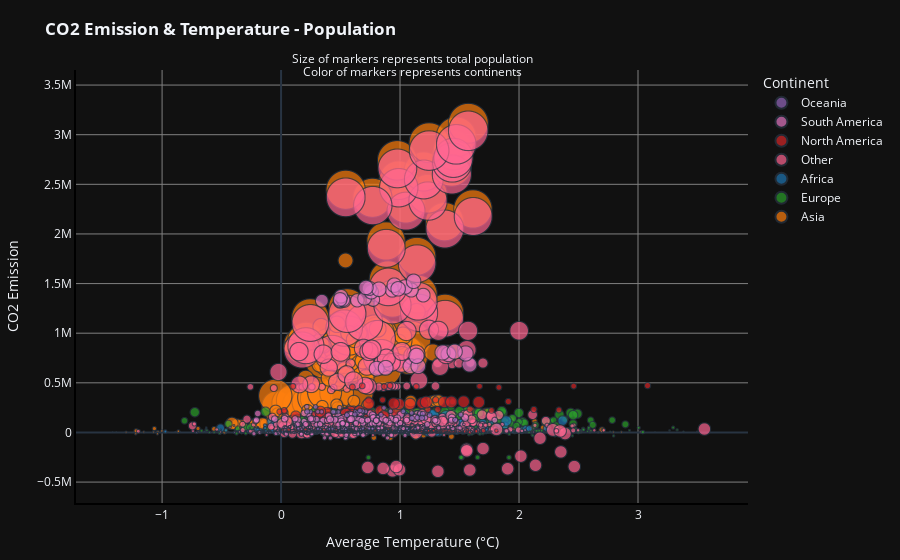

Notebook code for this chart:
### Code cell
co2_emission ["pop_tot"] = co2_emission ["Total Population - Male"] + co2_emission ["Total Population - Female"]
def assign_continent(country):
    for continent, countries in continent_mapping.items():
        if country in countries:
            return continent
    return 'Other'  

co2_emission ["continent"] = co2_emission ["Area"].apply(assign_continent)

co2_emission  = co2_emission .dropna(subset=['Average Temperature °C', 'total_emission', 'pop_tot'])


fig = px.scatter(co2_emission , x="Average Temperature °C", y="total_emission",
                 size="pop_tot", color="continent", hover_name="Area",
                 title="<b>CO2 Emission & Temperature - Population</b>",
                 template="plotly_dark", labels={'Average Temperature °C': 'Average Temperature (°C)', 'total_emission': 'CO2 Emission', 'pop_tot': 'Total Population'},
                 color_discrete_map={'Africa': '#1f77b4', 'Asia': '#ff7f0e', 'Europe': '#2ca02c', 'North America': '#d62728', 'Oceania': '#9467bd', 'South America': '#e377c2'},
                 size_max=40, opacity=0.7)


fig.update_layout(
    legend=dict(title='Continent', traceorder='reversed', font=dict(size=12)),
    xaxis=dict(title=dict(text='Average Temperature (°C)'), showgrid=True, gridwidth=1, gridcolor='gray', showline=True, linewidth=2, linecolor='black'),
    yaxis=dict(title=dict(text='CO2 Emission'), showgrid=True, gridwidth=1, gridcolor='gray', showline=True, linewidth=2, linecolor='black'),
    hoverlabel=dict(font_size=14),
    hovermode='closest',
    showlegend=True,
    margin=dict(l=50, r=50, t=70, b=50) 
)


fig.add_annotation(
    xref="paper", yref="paper", x=0.5, y=1.05,
    text="Size of markers represents total population",
    showarrow=False, font=dict(size=12)
)
fig.add_annotation(
    xref="paper", yref="paper", x=0.5, y=1.02,
    text="Color of markers represents continents",
    showarrow=False, font=dict(size=12)
)

# Show the plot
fig.show()

### Figure 1 — Plotly figure (JSON) as saved in the notebook; plotly's stock layout.template omitted (floating-point values rounded to 4 significant figures; data arrays with more than 128 entries replaced by an {"elided": "..."} marker saying what was removed)
{"data": [{"hovertemplate": "<b>%{hovertext}</b><br><br>continent=Asia<br>Average Temperature (°C)=%{x}<br>CO2 Emission=%{y}<br>Total Population=%{marker.size}<extra></extra>", "hovertext": {"elided": "1224 str values"}, "legendgroup": "Asia", "marker": {"color": "#ff7f0e", "opacity": 0.7, "size": {"elided": "1224 float values"}, "sizemode": "area", "sizeref": 910600.0, "symbol": "circle"}, "mode": "markers", "name": "Asia", "showlegend": true, "type": "scattergl", "x": {"elided": "1224 float values"}, "xaxis": "x", "y": {"elided": "1224 float values"}, "yaxis": "y"}, {"hovertemplate": "<b>%{hovertext}</b><br><br>continent=Europe<br>Average Temperature (°C)=%{x}<br>CO2 Emission=%{y}<br>Total Population=%{marker.size}<extra></extra>", "hovertext": {"elided": "1105 str values"}, "legendgroup": "Europe", "marker": {"color": "#2ca02c", "opacity": 0.7, "size": {"elided": "1105 float values"}, "sizemode": "area", "sizeref": 910600.0, "symbol": "circle"}, "mode": "markers", "name": "Europe", "showlegend": true, "type": "scattergl", "x": {"elided": "1105 float values"}, "xaxis": "x", "y": {"elided": "1105 float values"}, "yaxis": "y"}, {"hovertemplate": "<b>%{hovertext}</b><br><br>continent=Africa<br>Average Temperature (°C)=%{x}<br>CO2 Emission=%{y}<br>Total Population=%{marker.size}<extra></extra>", "hovertext": {"elided": "1500 str values"}, "legendgroup": "Africa", "marker": {"color": "#1f77b4", "opacity": 0.7, "size": {"elided": "1500 float values"}, "sizemode": "area", "sizeref": 910600.0, "symbol": "circle"}, "mode": "markers", "name": "Africa", "showlegend": true, "type": "scattergl", "x": {"elided": "1500 float values"}, "xaxis": "x", "y": {"elided": "1500 float values"}, "yaxis": "y"}, {"hovertemplate": "<b>%{hovertext}</b><br><br>continent=Other<br>Average Temperature (°C)=%{x}<br>CO2 Emission=%{y}<br>Total Population=%{marker.size}<extra></extra>", "hovertext": {"elided": "1743 str values"}, "legendgroup": "Other", "marker": {"color": "#FF6692", "opacity": 0.7, "size": {"elided": "1743 float values"}, "sizemode": "area", "sizeref": 910600.0, "symbol": "circle"}, "mode": "markers", "name": "Other", "showlegend": true, "type": "scattergl", "x": {"elided": "1743 float values"}, "xaxis": "x", "y": {"elided": "1743 float values"}, "yaxis": "y"}, {"hovertemplate": "<b>%{hovertext}</b><br><br>continent=North America<br>Average Temperature (°C)=%{x}<br>CO2 Emission=%{y}<br>Total Population=%{marker.size}<extra></extra>", "hovertext": {"elided": "682 str values"}, "legendgroup": "North America", "marker": {"color": "#d62728", "opacity": 0.7, "size": {"elided": "682 float values"}, "sizemode": "area", "sizeref": 910600.0, "symbol": "circle"}, "mode": "markers", "name": "North America", "showlegend": true, "type": "scattergl", "x": {"elided": "682 float values"}, "xaxis": "x", "y": {"elided": "682 float values"}, "yaxis": "y"}, {"hovertemplate": "<b>%{hovertext}</b><br><br>continent=South America<br>Average Temperature (°C)=%{x}<br>CO2 Emission=%{y}<br>Total Population=%{marker.size}<extra></extra>", "hovertext": {"elided": "310 str values"}, "legendgroup": "South America", "marker": {"color": "#e377c2", "opacity": 0.7, "size": {"elided": "310 float values"}, "sizemode": "area", "sizeref": 910600.0, "symbol": "circle"}, "mode": "markers", "name": "South America", "showlegend": true, "type": "scattergl", "x": {"elided": "310 float values"}, "xaxis": "x", "y": {"elided": "310 float values"}, "yaxis": "y"}, {"hovertemplate": "<b>%{hovertext}</b><br><br>continent=Oceania<br>Average Temperature (°C)=%{x}<br>CO2 Emission=%{y}<br>Total Population=%{marker.size}<extra></extra>", "hovertext": {"elided": "401 str values"}, "legendgroup": "Oceania", "marker": {"color": "#9467bd", "opacity": 0.7, "size": {"elided": "401 float values"}, "sizemode": "area", "sizeref": 910600.0, "symbol": "circle"}, "mode": "markers", "name": "Oceania", "showlegend": true, "type": "scattergl", "x": {"elided": "401 float values"}, "xaxis": "x", "y": {"elided": "401 float values"}, "yaxis": "y"}], "layout": {"annotations": [{"font": {"size": 12}, "showarrow": false, "text": "Size of markers represents total population", "x": 0.5, "xref": "paper", "y": 1.05, "yref": "paper"}, {"font": {"size": 12}, "showarrow": false, "text": "Color of markers represents continents", "x": 0.5, "xref": "paper", "y": 1.02, "yref": "paper"}], "autosize": true, "hoverlabel": {"font": {"size": 14}}, "hovermode": "closest", "legend": {"font": {"size": 12}, "itemsizing": "constant", "title": {"text": "Continent"}, "tracegroupgap": 0, "traceorder": "reversed"}, "margin": {"b": 50, "l": 50, "r": 50, "t": 70}, "showlegend": true, "title": {"text": "<b>CO2 Emission & Temperature - Population</b>"}, "xaxis": {"anchor": "y", "autorange": true, "domain": [0, 1], "gridcolor": "gray", "gridwidth": 1, "linecolor": "black", "linewidth": 2, "range": [-1.721, 3.917], "showgrid": true, "showline": true, "title": {"text": "Average Temperature (°C)"}, "type": "linear"}, "yaxis": {"anchor": "x", "autorange": true, "domain": [0, 1], "gridcolor": "gray", "gridwidth": 1, "linecolor": "black", "linewidth": 2, "range": [-840800.0, 4010000.0], "showgrid": true, "showline": true, "title": {"text": "CO2 Emission"}, "type": "linear"}}}
